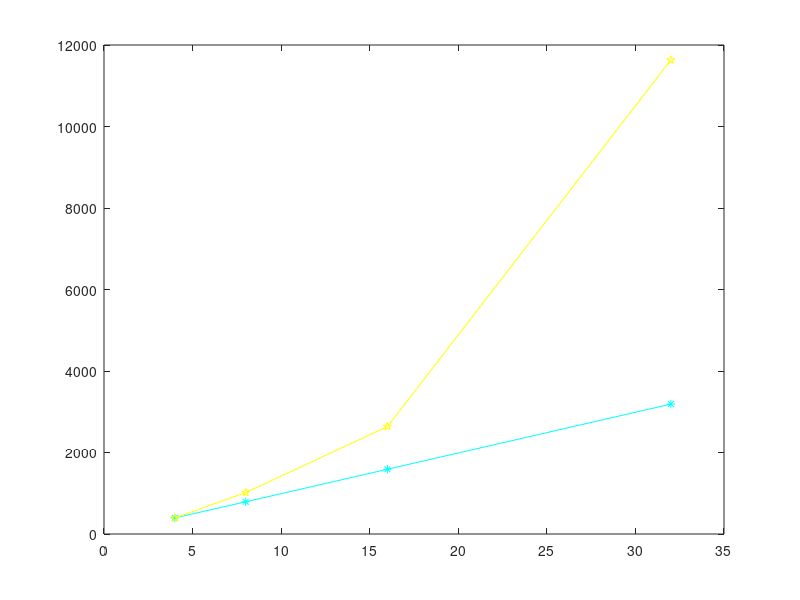

MATLAB code to generate this figure: (Note: this script raises an error after producing the figure.)
clc;
clear all;
close all;
bits = [4 8 16 32];
rca = [395.1360 790.2720 1589.3248 3187.4304];
cla = [395.1360 1016.3776 2636.4352 11632.3648];
plot(bits,rca,'cyan-*',bits,cla,'y-pentagram');
text(bits,rca,string(rca),'VerticalAlignment','top','HorizontalAlignment','left');
text(bits,cla,string(cla),'VerticalAlignment','baseline',HorizontalAlignment='right');
grid on;
xlabel('Number of Bits');
ylabel('Area acc to gf180mcu ss corner');
title('area vs bits');
legend('RCA', 'CLA','Location','northwest');